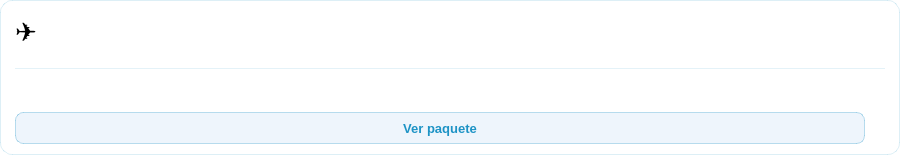
<?xml version="1.0" encoding="UTF-8"?>
<ui version="4.0">
 <class>CardPaqueteViaje</class>
 <widget class="QWidget" name="CardPaqueteViaje">
  <property name="geometry">
   <rect><x>0</x><y>0</y><width>900</width><height>155</height></rect>
  </property>
  <property name="styleSheet">
   <string notr="true">
QWidget#CardPaqueteViaje {
    background-color: #ffffff;
    border-radius: 12px;
    border: 1px solid rgba(29, 147, 197, 0.15);
}
QLabel#card_icono { font-size: 26px; qproperty-alignment: AlignCenter; }
QLabel#card_titulo { font-size: 14px; font-weight: 600; color: #1a3a5c; }
QLabel#card_desc { font-size: 12px; color: #6b8aaa; }
QFrame#card_sep { background-color: rgba(29, 147, 197, 0.12); }
QLabel#card_precio { font-size: 16px; font-weight: 700; color: #1d93c5; }
QPushButton#card_btn {
    background-color: #eef5fc; color: #1d93c5;
    font-size: 13px; font-weight: 500;
    border: 1px solid rgba(29, 147, 197, 0.3); border-radius: 8px;
}
QPushButton#card_btn:hover { background-color: #1d93c5; color: white; }
   </string>
  </property>

  <widget class="QLabel" name="card_icono">
   <property name="geometry"><rect><x>15</x><y>14</y><width>36</width><height>36</height></rect></property>
   <property name="text"><string>✈️</string></property>
  </widget>
  <widget class="QLabel" name="card_titulo">
   <property name="geometry"><rect><x>58</x><y>14</y><width>800</width><height>22</height></rect></property>
   <property name="text"><string/></property>
  </widget>
  <widget class="QLabel" name="card_desc">
   <property name="geometry"><rect><x>58</x><y>38</y><width>800</width><height>18</height></rect></property>
   <property name="text"><string/></property>
  </widget>
  <widget class="QFrame" name="card_sep">
   <property name="geometry"><rect><x>15</x><y>68</y><width>870</width><height>1</height></rect></property>
  </widget>
  <widget class="QLabel" name="card_precio">
   <property name="geometry"><rect><x>15</x><y>78</y><width>300</width><height>24</height></rect></property>
   <property name="text"><string/></property>
  </widget>
  <widget class="QPushButton" name="card_btn">
   <property name="geometry"><rect><x>15</x><y>112</y><width>850</width><height>32</height></rect></property>
   <property name="text"><string>Ver paquete</string></property>
   <property name="cursor"><cursorShape>PointingHandCursor</cursorShape></property>
  </widget>

 </widget>
</ui>
